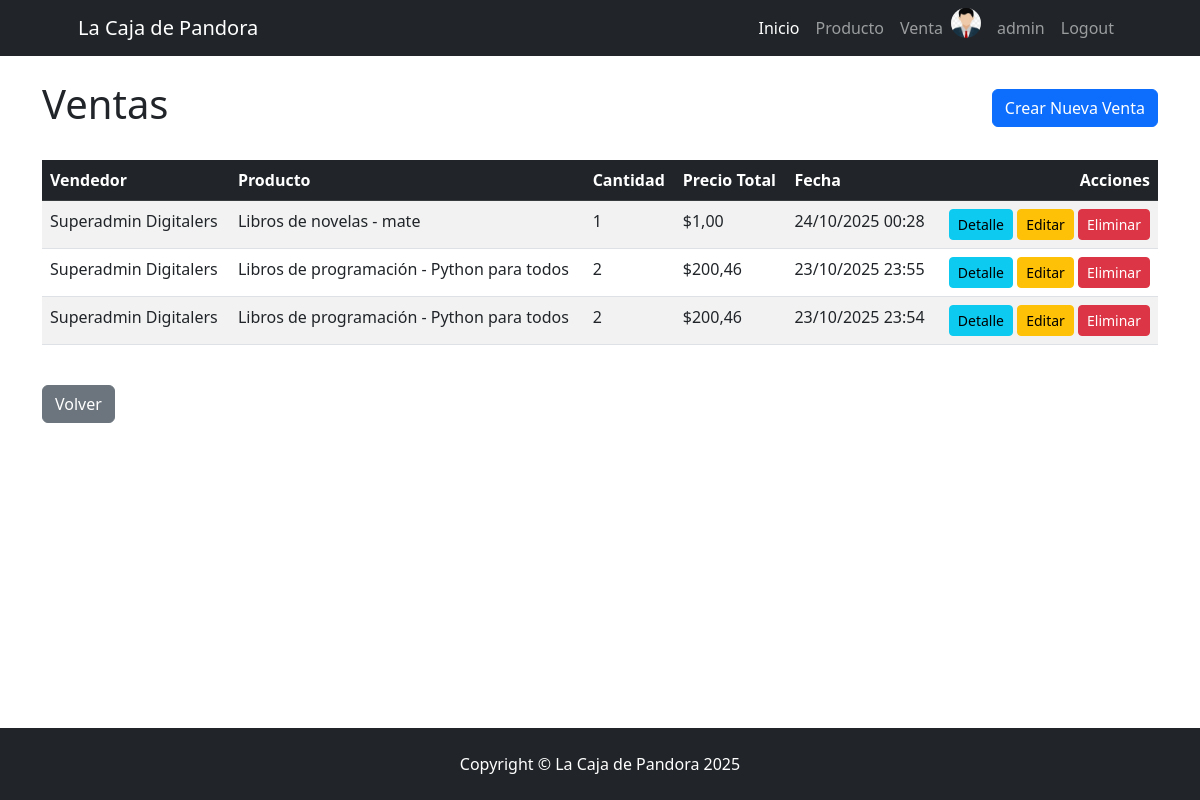
Page /venta/venta/ (signed in) on the committed database.
### venta/models.py (models this page shows, shortened)
class Vendedor(models.Model):
    usuario = models.OneToOneField(User, on_delete=models.CASCADE, related_name="vendedor")
    celular = models.CharField(max_length=50)
    avatar = models.ImageField(upload_to="avatares", blank=True, null=True)
    def __str__(self):
        return self.usuario.get_full_name()

class Venta(models.Model):
    vendedor = models.ForeignKey(Vendedor, on_delete=models.DO_NOTHING)
    producto = models.ForeignKey("producto.Producto", on_delete=models.DO_NOTHING)
    cantidad = models.PositiveIntegerField()
    precio_total = models.DecimalField(max_digits=10, decimal_places=2, editable=False)
    fecha_venta = models.DateTimeField(default=timezone.now, editable=False)
    class Meta:
        ordering = ("-fecha_venta",)

### producto/models.py (models this page shows, shortened)
class Producto(models.Model):
    categoria = models.ForeignKey(
        Categoria,
        on_delete=models.SET_NULL,
        related_name="categoria",
        null=True,
        blank=True,
    )
    nombre = models.CharField(max_length=200, db_index=True)
    descripcion = models.TextField(null=True, blank=True)
    precio = models.DecimalField(max_digits=10, decimal_places=2)
    stock = models.PositiveIntegerField(default=0)
    disponible = models.BooleanField(default=True)
    creado = models.DateTimeField(auto_now_add=True, editable=False)
    actualizado = models.DateTimeField(auto_now=True, editable=False)
    def __str__(self):
        if self.categoria:
            return f"{self.categoria} - {self.nombre}"
        return self.nombre
    class Meta:
        ordering = ["categoria", "nombre"]
        verbose_name = "Producto"
        verbose_name_plural = "Productos"

class Categoria(models.Model):
    nombre = models.CharField(max_length=200, unique=True)
    descripcion = models.TextField(verbose_name="descripción", null=True, blank=True)
    def __str__(self):
        return self.nombre
    class Meta:
        ordering = ["nombre"]
        verbose_name = "Categoría de Producto"
        verbose_name_plural = "Categorías de Productos"

### venta/views.py (the view)
# urls.py: path("venta/", VentaList.as_view(), name="venta_list"),
class VentaList(ListView):
    model = Venta

### venta/templates/venta/venta_list.html (shortened to what this page needs)
{% extends 'core/base.html' %}
{% block content %}
    <div class="d-flex justify-content-between align-items-center mb-4">
        <h1>Ventas</h1>
        <a href="{% url 'venta:venta_create' %}" class="btn btn-primary">
            Crear Nueva Venta
        </a>
    </div>
    {% if object_list %}
        <div class="table-responsive">
            <table class="table table-striped table-hover">
                <thead class="table-dark">
                    <tr>
                        <th scope="col">Vendedor</th>
                        <th scope="col">Producto</th>
                        <th scope="col">Cantidad</th>
                        <th scope="col">Precio Total</th>
                        <th scope="col">Fecha</th>
                        <th scope="col" class="text-end">Acciones</th>
                    </tr>
                </thead>
                <tbody>
                    {% for venta in object_list %}
                        <tr>
                            <td>{{ venta.vendedor }}</td>
                            <td>{{ venta.producto }}</td>
                            <td>{{ venta.cantidad }}</td>
                            <td>${{ venta.precio_total }}</td>
                            <td>{{ venta.fecha_venta|date:"d/m/Y H:i" }}</td>
                            <td class="text-end">
                                <a href="{% url 'venta:venta_detail' venta.id %}" class="btn btn-info btn-sm">Detalle</a>
                                <a href="{% url 'venta:venta_update' venta.id %}" class="btn btn-warning btn-sm">Editar</a>
                                <a href="{% url 'venta:venta_delete' venta.id %}" class="btn btn-danger btn-sm">Eliminar</a>
                            </td>
                        </tr>
                    {% endfor %}
                </tbody>
            </table>
        </div>
    {% else %}
        <div class="alert alert-info text-center" role="alert">
            No se encontraron ventas. ¡Intenta crear una nueva!
        </div>
    {% endif %}
    <div class="mt-4">
        <a href="{% url 'venta:index' %}" class="btn btn-secondary">Volver</a>
    </div>
{% endblock content %}

### templates/navbar.html (shortened to what this page needs)
<nav class="navbar navbar-expand-lg navbar-dark bg-dark">
    <div class="container px-5">
        <a class="navbar-brand" href="{% url 'core:index' %}">La Caja de Pandora</a>
        <div class="collapse navbar-collapse" id="navbarSupportedContent">
            <ul class="navbar-nav ms-auto mb-2 mb-lg-0">
                <li class="nav-item"><a class="nav-link active" aria-current="page" href="{% url 'core:index' %}">Inicio</a></li>
                {% if user.is_authenticated %}
                    <li class="nav-item"><a class="nav-link" href="{% url 'producto:index' %}">Producto</a></li>
                    <li class="nav-item"><a class="nav-link" href="{% url 'venta:index' %}">Venta</a></li>
                    {% if user.vendedor.avatar %}
                        <img src="{{ user.vendedor.avatar.url }}" alt="avatar" class="rounded-circle me-2" style="height: 30px; width: 30px; object-fit: cover;">
                    {% else %}
                        <i class="bi bi-person-circle fs-4 me-2">😊</i>
                    {% endif %}
                    <li class="nav-item"><a class="nav-link" href="{% url 'core:profile' %}">{{ user.username }}</a></li>
                    <form action="{% url 'core:logout' %}" method="post">
                        <li class="nav-item"><button class="nav-link" type="submit">Logout</button></li>
                    </form>
                {% else %}
                    <li class="nav-item"><a class="nav-link" href="{% url 'core:login' %}">Login</a></li>
                    <li class="nav-item"><a class="nav-link" href="{% url 'core:register' %}">Registrarse</a></li>
                {% endif %}
            </ul>
        </div>
    </div>
</nav>

### rows in the picture
Venta: vendedor "Superadmin Digitalers", producto "Libros de novelas - mate", cantidad "1", precio_total "1,00", fecha_venta "24/10/2025 00:28"
Venta: vendedor "Superadmin Digitalers", producto "Libros de programación - Python para todos", cantidad "2", precio_total "200,46", fecha_venta "23/10/2025 23:55"
Venta: vendedor "Superadmin Digitalers", producto "Libros de programación - Python para todos", cantidad "2", precio_total "200,46", fecha_venta "23/10/2025 23:54"

### other values in the picture
{{ user.username }} "admin"
